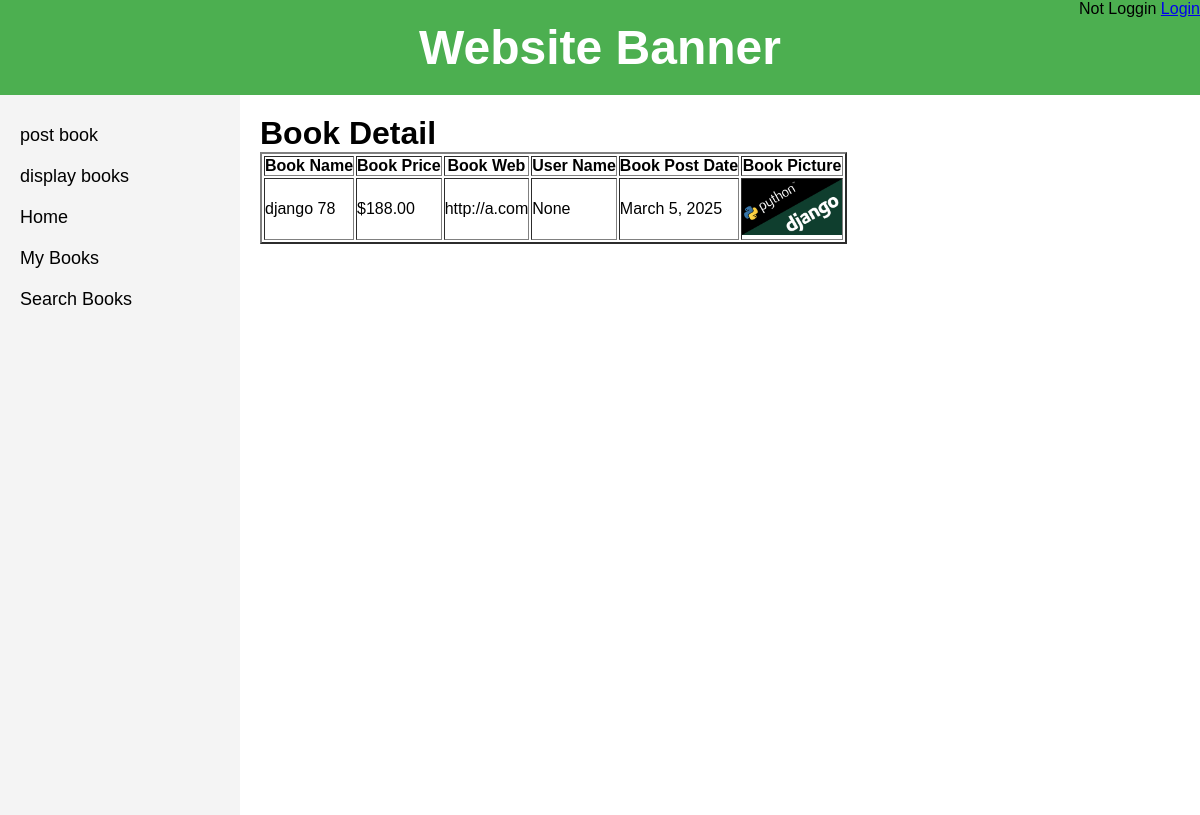
Screenshot of /book_detail/2 with the database file from the repository.
### bookMng/models.py (models this page shows, shortened)
class MainMenu(models.Model):
    item = models.CharField(max_length=300, unique=True)
    link = models.CharField(max_length=300, unique=True)

class Book(models.Model):
    name = models.CharField(max_length=200)
    web = models.URLField(max_length=300)
    price = models.DecimalField(decimal_places=2, max_digits=8)
    publishdate = models.DateField(auto_now=True)
    picture = models.FileField(upload_to='bookEx/static/uploads')
    pic_path = models.CharField(max_length=300)
    username = models.ForeignKey(User, blank=True, null=True, on_delete=models.CASCADE)

### bookMng/views.py (the view)
# urls.py: path('book_detail/<int:book_id>', views.book_detail, name='book_detail'),
def book_detail(request, book_id):
    book = Book.objects.get(id=book_id)
    book.pic_path = book.picture.url[14:]
    return render(request,
                  'bookMng/book_detail.html',
                  {
                      'item_list': MainMenu.objects.all(),
                      'book': book
                  }
                  )

### bookEx/templates/bookMng/book_detail.html
{% extends "base.html" %}
{% load static %}
{% block sidenav %}
    {% for item in item_list %}
        <li>
            <a href="{{ item.link }}"> {{ item.item }} </a>
        </li>
    {% endfor %}
{% endblock sidenav %}
{% block content %}
    <h1>Book Detail</h1>
    <table border="2">
            <tr>
                <th>
                    Book Name
                </th>
                <th>
                    Book Price
                </th>
                <th>
                    Book Web
                </th>
                <th>
                    User Name
                </th>
                <th>
                    Book Post Date
                </th>
                <th>
                    Book Picture
                </th>
            </tr>
            <tr>
                <td>
                    {{ book.name }}
                </td>
                <td>
                    ${{ book.price }}
                </td>
                <td>
                    {{ book.web }}
                </td>
                <td>
                    {{ book.username }}
                </td>
                <td>
                    {{ book.publishdate }}
                </td>
                <td>
                    <img src="{% static book.pic_path %}" width="100" />
                </td>
            </tr>
    </table>
{% endblock content %}

### bookEx/static/base.css (style rules this page uses)
* { margin: 0; padding: 0; box-sizing: border-box; }
body { font-family: Arial, sans-serif; }
.menu ul li { padding: 10px 0; }
.menu ul li a { text-decoration: none; color: black; font-size: 18px; }

### rows the page displays
MainMenu: item "post book"
MainMenu: item "display books"
MainMenu: item "Home"
MainMenu: item "My Books"
MainMenu: item "Search Books"
Book: name "django 78", price "188.00", web "http://a.com", username "None", publishdate "March 5, 2025"
